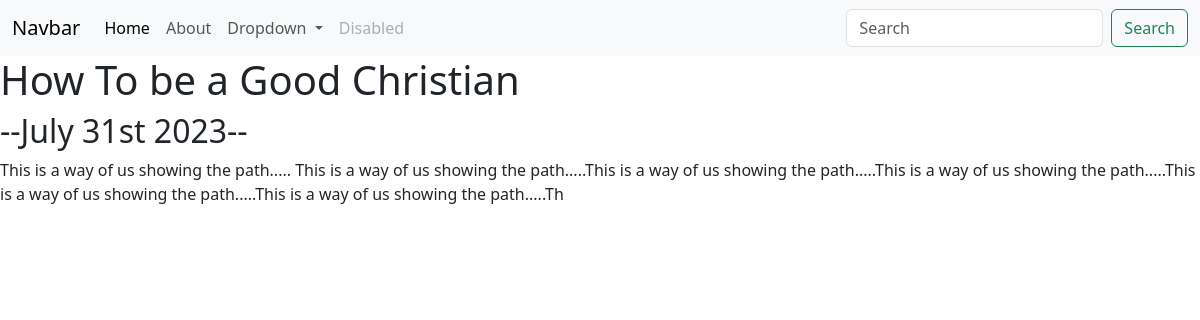
The app's page /blog/2/ with its own data.
### blog/models.py (models this page shows, shortened)
class Blog(models.Model):
    title = models.CharField(max_length=200)
    date = models.DateField()
    description =  models.TextField(max_length=250)

### blog/views.py (the view)
# urls.py: path('<int:blog_id>/', views.detail, name="detail"),
def detail(request,blog_id):
    blog = get_object_or_404(Blog,pk=blog_id)
    return render(request,'blog/detail.html',{'blog':blog})

### blog/templates/blog/detail.html
{% extends 'portfolio/base.html' %}
{% block content %}
<h1>{{blog.title}}</h1>
<h2>--{{ blog.date|date:'F jS Y' }}--</h2>
{{blog.description|safe}}
{% endblock %}

### records on screen
Blog: title "How To be a Good Christian", date "July 31st 2023", description "This is a way of us showing the path..... This is a way of us showing the path.....This is a way of us showing the path.....This is a way of us showing the path.....This is a way of us showing the path.....This is a way of us showing the path.....Th"
